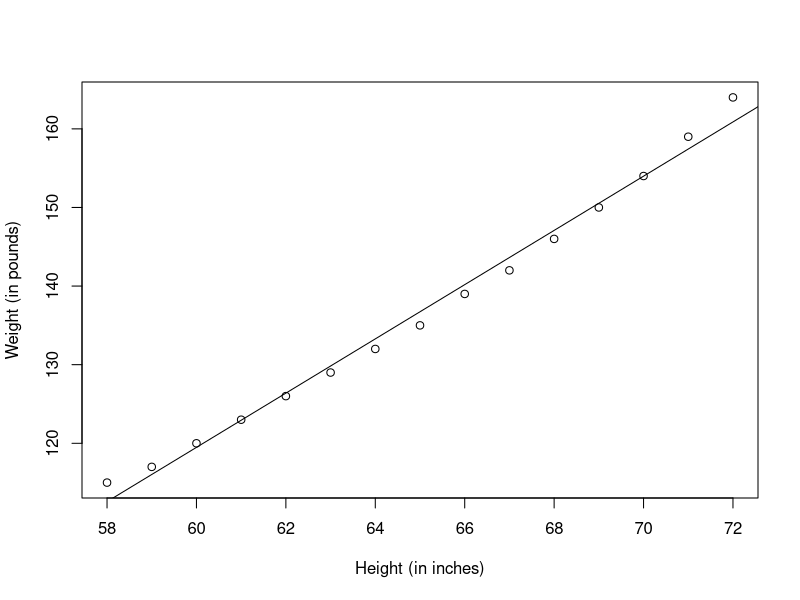
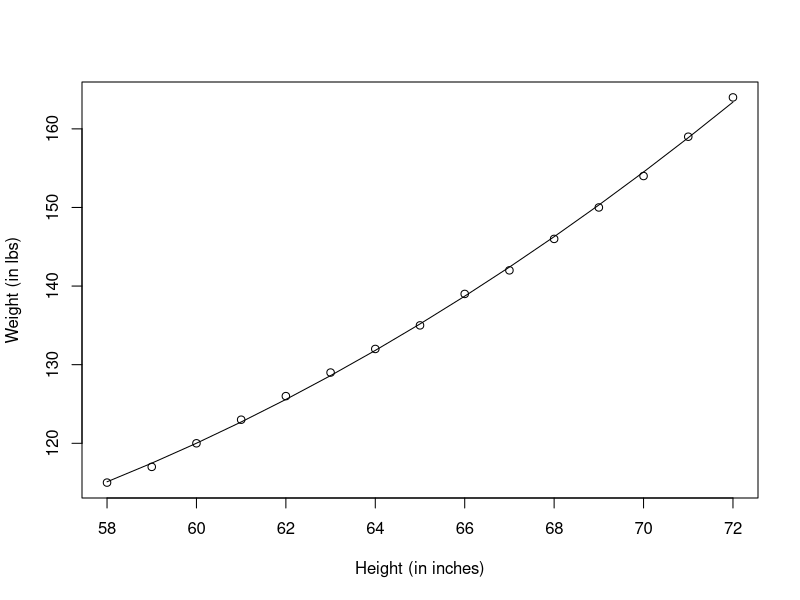
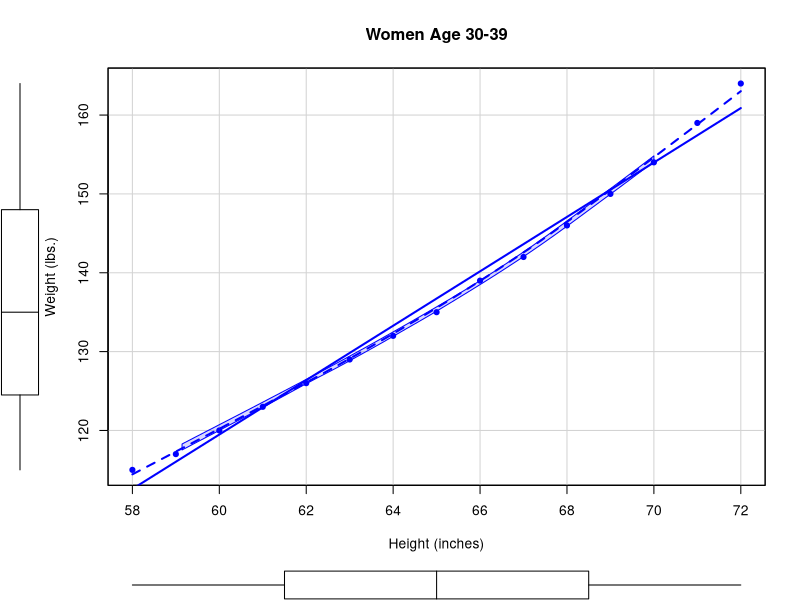
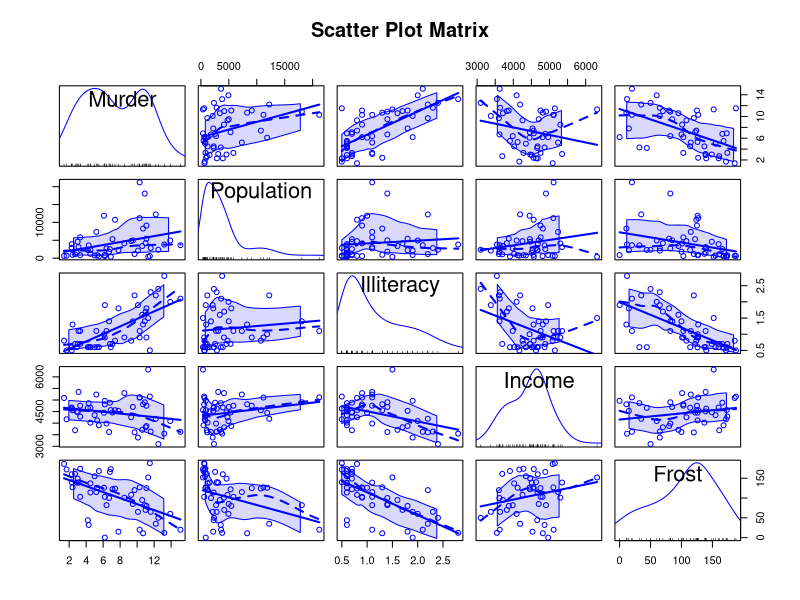
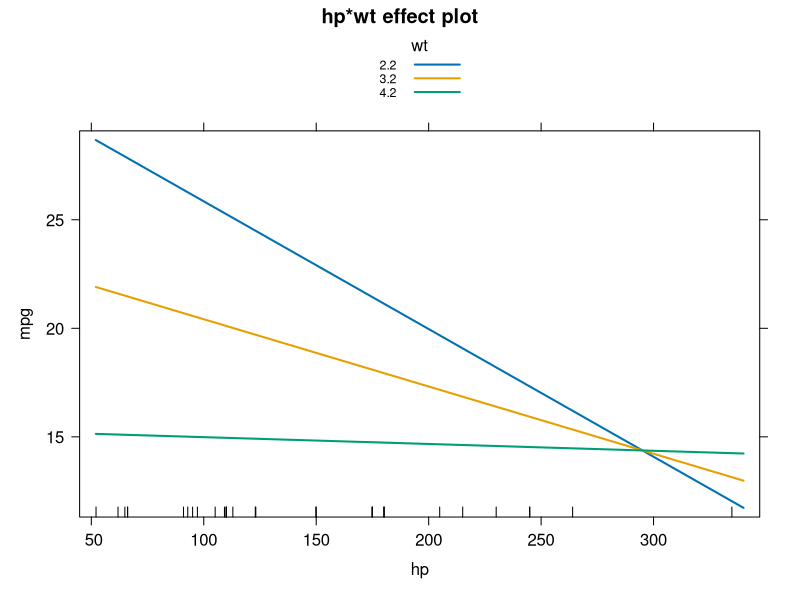
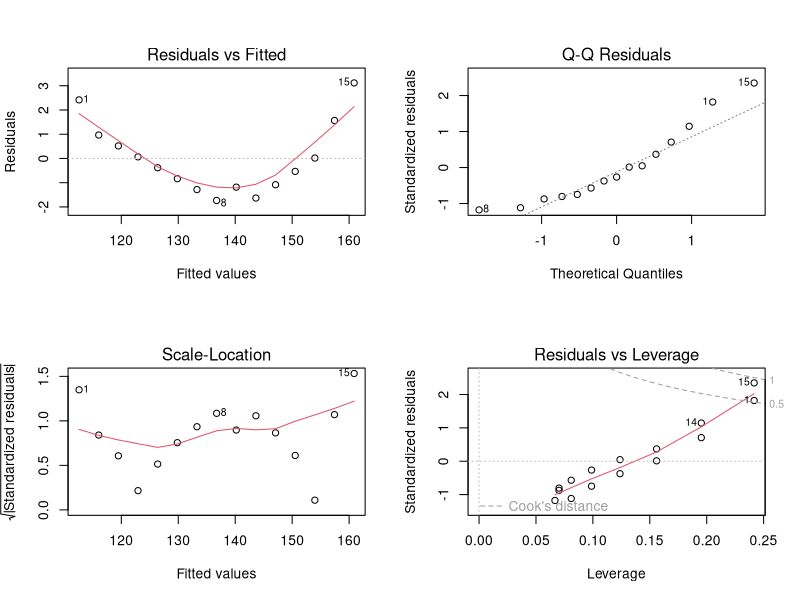
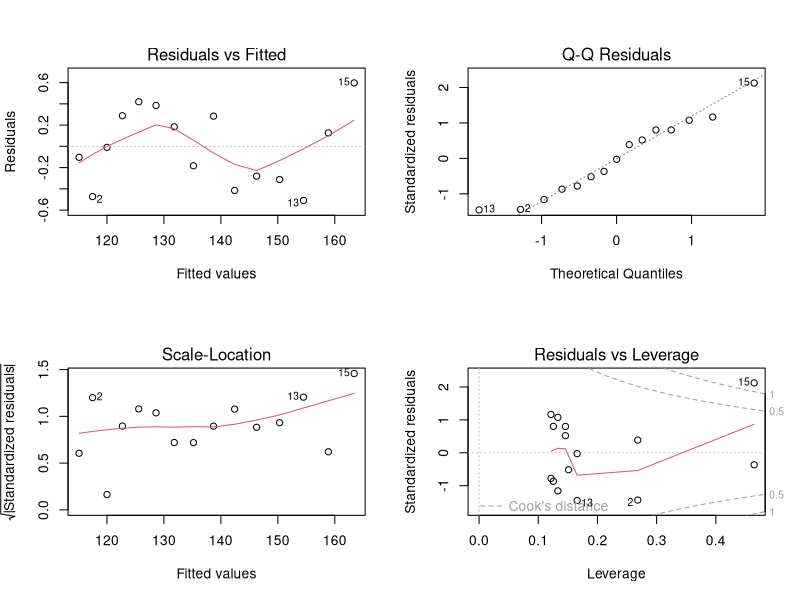
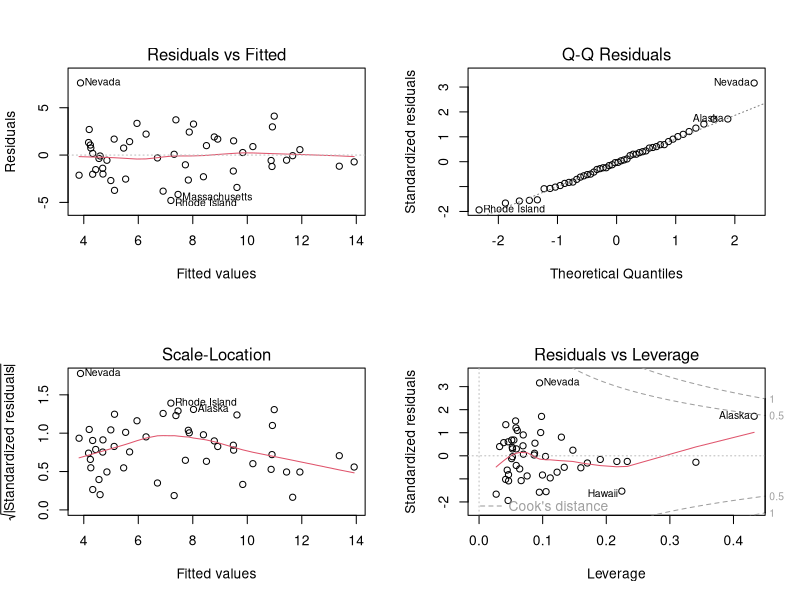

Write R code to recreate these figures, in order. (Note: this script raises an error after producing the figures.)
## ---- chunk 1
knitr::opts_chunk$set(echo = TRUE)
## ---- chunk 2
women
## ---- chunk 3
fit <- lm(weight ~ height, data = women)
summary(fit)
## ---- chunk 4
women$weight
## ---- chunk 5
fitted(fit)
## ---- chunk 6
residuals(fit)
## ---- chunk 7
plot(women$height, 
     women$weight,
     xlab = "Height (in inches)",
     ylab = "Weight (in pounds)")
abline(fit)
## ---- chunk 8
fit2 <- lm(weight ~ height + I(height^2), data = women)
summary(fit2)
## ---- chunk 9
plot(women$height,women$weight,
     xlab="Height (in inches)",
     ylab="Weight (in lbs)")
lines(women$height, fitted(fit2))
## ---- chunk 10
library(car)
scatterplot(weight ~ height, 
            data=women,
            spread=FALSE, 
            smoother.args=list(lty=2), 
            pch=19,
            main="Women Age 30-39",
            xlab="Height (inches)",
            ylab="Weight (lbs.)")
## ---- chunk 11
states <- as.data.frame(state.x77[,c("Murder", "Population", "Illiteracy", "Income", "Frost")])
## ---- chunk 12
cor(states)
## ---- chunk 13
library(car)
scatterplotMatrix(states,main="Scatter Plot Matrix")
## ---- chunk 14
states <- as.data.frame(state.x77[,c("Murder", "Population", "Illiteracy", "Income", "Frost")])

fit <- lm(Murder ~ Population + Illiteracy + Income + Frost,
          data=states)

summary(fit)
## ---- chunk 15
mtcars
## ---- chunk 16
fit <- lm(mpg ~ hp + wt + hp:wt, data = mtcars)
summary(fit)
## ---- chunk 17
library(effects)
plot(effect("hp:wt", fit, , list(wt = c(2.2, 3.2, 4.2))), multiline=TRUE)
## ---- chunk 18
states <- as.data.frame(state.x77[,c("Murder", "Population", "Illiteracy", "Income", "Frost")])

fit <- lm(Murder ~ Population + Illiteracy + Income + Frost, data=states)
## ---- chunk 19
confint(fit)
## ---- chunk 20
fit <- lm(weight ~ height, data=women)
par(mfrow=c(2,2))
plot(fit)
## ---- chunk 21
fit2 <- lm(weight ~ height + I(height^2), data=women)
par(mfrow=c(2,2))
plot(fit2)
## ---- chunk 22
newfit <- lm(weight~ height + I(height^2), data=women[-c(13,15),])
## ---- chunk 23
states <- as.data.frame(state.x77[,c("Murder", "Population", "Illiteracy", "Income", "Frost")])

fit <- lm(Murder ~ Population + Illiteracy + Income + Frost, data=states)

par(mfrow=c(2,2))
plot(fit)
## ---- chunk 24
library(car)

states <- as.data.frame(state.x77[,c("Murder", "Population", "Illiteracy", "Income", "Frost")])

fit <- lm(Murder ~ Population + Illiteracy + Income + Frost, data=states)

qqPlot(fit, 
       labels=row.names(states), 
       id.method="identify",
       simulate=TRUE, 
       main="Q-Q Plot")
## ---- chunk 25
states["Nevada",]
## ---- chunk 26
fitted(fit)["Nevada"]
## ---- chunk 27
residuals(fit)["Nevada"]
## ---- chunk 28
rstudent(fit)["Nevada"]
## ---- chunk 29
residplot <- function(fit, nbreaks=10) {
        z <- rstudent(fit)
        hist(z, breaks=nbreaks, 
             freq=FALSE,
             xlab="Studentized Residual",
             main="Distribution of Errors")
        rug(jitter(z), 
            col="brown")
        curve(dnorm(x, mean=mean(z), sd=sd(z)),
              add=TRUE, 
              col="blue", 
              lwd=2)
        lines(density(z)$x, 
              density(z)$y,
              col="red", 
              lwd=2, 
              lty=2)
        legend("topright",
               legend = c( "Normal Curve", "Kernel Density Curve"),
               lty=1:2, 
               col=c("blue","red"), 
               cex=.7)
}

residplot(fit)
